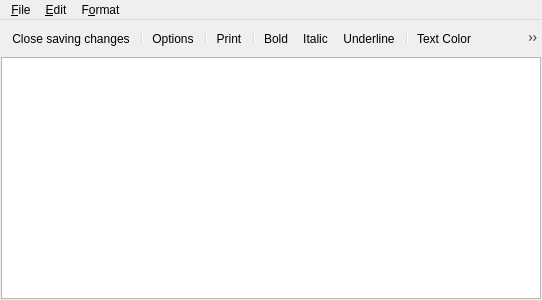
<?xml version="1.0" encoding="UTF-8"?>
<ui version="4.0">
 <class>InformationEditor</class>
 <widget class="QWidget" name="InformationEditor">
  <property name="geometry">
   <rect>
    <x>0</x>
    <y>0</y>
    <width>542</width>
    <height>300</height>
   </rect>
  </property>
  <property name="windowTitle">
   <string>Form</string>
  </property>
  <layout class="QVBoxLayout" name="verticalLayout">
   <property name="spacing">
    <number>4</number>
   </property>
   <property name="leftMargin">
    <number>1</number>
   </property>
   <property name="topMargin">
    <number>1</number>
   </property>
   <property name="rightMargin">
    <number>1</number>
   </property>
   <property name="bottomMargin">
    <number>1</number>
   </property>
   <item>
    <widget class="QMenuBar" name="menuBar">
     <widget class="QMenu" name="menuFile">
      <property name="title">
       <string>&amp;File</string>
      </property>
      <addaction name="actionLoadFile"/>
      <addaction name="actionSaveFile"/>
      <addaction name="separator"/>
      <addaction name="actionOptions"/>
      <addaction name="actionPrint"/>
      <addaction name="separator"/>
      <addaction name="actionSave"/>
      <addaction name="separator"/>
     </widget>
     <widget class="QMenu" name="menuEdit">
      <property name="title">
       <string>&amp;Edit</string>
      </property>
     </widget>
     <widget class="QMenu" name="menuF_ormat">
      <property name="title">
       <string>F&amp;ormat</string>
      </property>
      <addaction name="actionFont"/>
      <addaction name="separator"/>
      <addaction name="actionBold"/>
      <addaction name="actionItalic"/>
      <addaction name="actionUnderline"/>
      <addaction name="separator"/>
      <addaction name="actionTextColor"/>
      <addaction name="actionBackgroundColor"/>
      <addaction name="separator"/>
      <addaction name="actionAlignLeft"/>
      <addaction name="actionAlignCenter"/>
      <addaction name="actionAlignRight"/>
      <addaction name="separator"/>
      <addaction name="actionBulletedList"/>
     </widget>
     <addaction name="menuFile"/>
     <addaction name="menuEdit"/>
     <addaction name="menuF_ormat"/>
    </widget>
   </item>
   <item>
    <widget class="QToolBar" name="mainToolBar">
     <addaction name="actionSave"/>
     <addaction name="separator"/>
     <addaction name="actionOptions"/>
     <addaction name="separator"/>
     <addaction name="actionPrint"/>
     <addaction name="separator"/>
     <addaction name="actionBold"/>
     <addaction name="actionItalic"/>
     <addaction name="actionUnderline"/>
     <addaction name="separator"/>
     <addaction name="actionTextColor"/>
     <addaction name="actionBackgroundColor"/>
     <addaction name="separator"/>
     <addaction name="actionAlignLeft"/>
     <addaction name="actionAlignCenter"/>
     <addaction name="actionAlignRight"/>
     <addaction name="separator"/>
     <addaction name="actionBulletedList"/>
    </widget>
   </item>
   <item>
    <widget class="QTextEdit" name="textEdit"/>
   </item>
  </layout>
  <action name="actionSave">
   <property name="icon">
    <iconset resource="../images.qrc">
     <normaloff>:/actions/accept.png</normaloff>:/actions/accept.png</iconset>
   </property>
   <property name="text">
    <string>&amp;Close saving changes</string>
   </property>
   <property name="toolTip">
    <string>Save</string>
   </property>
  </action>
  <action name="actionPrint">
   <property name="icon">
    <iconset resource="../images.qrc">
     <normaloff>:/actions/print.png</normaloff>:/actions/print.png</iconset>
   </property>
   <property name="text">
    <string>&amp;Print</string>
   </property>
   <property name="toolTip">
    <string>Print the document</string>
   </property>
   <property name="shortcut">
    <string>Ctrl+P</string>
   </property>
  </action>
  <action name="actionOptions">
   <property name="icon">
    <iconset resource="../images.qrc">
     <normaloff>:/actions/preferences.png</normaloff>:/actions/preferences.png</iconset>
   </property>
   <property name="text">
    <string>&amp;Options</string>
   </property>
   <property name="toolTip">
    <string>Change dialog options</string>
   </property>
  </action>
  <action name="actionLoadFile">
   <property name="icon">
    <iconset resource="../images.qrc">
     <normaloff>:/actions/open.png</normaloff>:/actions/open.png</iconset>
   </property>
   <property name="text">
    <string>&amp;Load from a file</string>
   </property>
   <property name="toolTip">
    <string>Load from a file</string>
   </property>
   <property name="shortcut">
    <string>Ctrl+O</string>
   </property>
  </action>
  <action name="actionSaveFile">
   <property name="icon">
    <iconset resource="../images.qrc">
     <normaloff>:/actions/save.png</normaloff>:/actions/save.png</iconset>
   </property>
   <property name="text">
    <string>&amp;Save to a file</string>
   </property>
   <property name="toolTip">
    <string>Save to a file</string>
   </property>
   <property name="shortcut">
    <string>Ctrl+S</string>
   </property>
  </action>
  <action name="actionFont">
   <property name="icon">
    <iconset resource="../images.qrc">
     <normaloff>:/resources/font.png</normaloff>:/resources/font.png</iconset>
   </property>
   <property name="text">
    <string>&amp;Font</string>
   </property>
   <property name="toolTip">
    <string>Choose selected text font</string>
   </property>
   <property name="shortcut">
    <string>Ctrl+F</string>
   </property>
  </action>
  <action name="actionBold">
   <property name="checkable">
    <bool>true</bool>
   </property>
   <property name="icon">
    <iconset resource="../images.qrc">
     <normaloff>:/actions/text-bold.png</normaloff>:/actions/text-bold.png</iconset>
   </property>
   <property name="text">
    <string>&amp;Bold</string>
   </property>
   <property name="toolTip">
    <string>Make selected text bold</string>
   </property>
   <property name="shortcut">
    <string>Ctrl+B</string>
   </property>
  </action>
  <action name="actionItalic">
   <property name="checkable">
    <bool>true</bool>
   </property>
   <property name="icon">
    <iconset resource="../images.qrc">
     <normaloff>:/actions/text-italic.png</normaloff>:/actions/text-italic.png</iconset>
   </property>
   <property name="text">
    <string>&amp;Italic</string>
   </property>
   <property name="toolTip">
    <string>Make selected text italic</string>
   </property>
   <property name="shortcut">
    <string>Ctrl+I</string>
   </property>
  </action>
  <action name="actionUnderline">
   <property name="checkable">
    <bool>true</bool>
   </property>
   <property name="icon">
    <iconset resource="../images.qrc">
     <normaloff>:/actions/text-underlined.png</normaloff>:/actions/text-underlined.png</iconset>
   </property>
   <property name="text">
    <string>&amp;Underline</string>
   </property>
   <property name="toolTip">
    <string>Make selected text underlined</string>
   </property>
   <property name="shortcut">
    <string>Ctrl+U</string>
   </property>
  </action>
  <action name="actionTextColor">
   <property name="icon">
    <iconset resource="../images.qrc">
     <normaloff>:/resources/font.png</normaloff>:/resources/font.png</iconset>
   </property>
   <property name="text">
    <string>Text C&amp;olor</string>
   </property>
   <property name="toolTip">
    <string>Change selected text color</string>
   </property>
  </action>
  <action name="actionBackgroundColor">
   <property name="icon">
    <iconset resource="../images.qrc">
     <normaloff>:/actions/colorize.png</normaloff>:/actions/colorize.png</iconset>
   </property>
   <property name="text">
    <string>B&amp;ackground Color</string>
   </property>
   <property name="toolTip">
    <string>Change background color</string>
   </property>
  </action>
  <action name="actionBulletedList">
   <property name="checkable">
    <bool>true</bool>
   </property>
   <property name="icon">
    <iconset resource="../images.qrc">
     <normaloff>:/actions/cancel.png</normaloff>:/actions/cancel.png</iconset>
   </property>
   <property name="text">
    <string>Bull&amp;eted List</string>
   </property>
   <property name="toolTip">
    <string>Make bulleted list</string>
   </property>
  </action>
  <actiongroup name="actionAlignGroup">
   <action name="actionAlignLeft">
    <property name="checkable">
     <bool>true</bool>
    </property>
    <property name="checked">
     <bool>true</bool>
    </property>
    <property name="icon">
     <iconset resource="../images.qrc">
      <normaloff>:/actions/text-left.png</normaloff>:/actions/text-left.png</iconset>
    </property>
    <property name="text">
     <string>Align &amp;Left</string>
    </property>
    <property name="toolTip">
     <string>Left align selected text</string>
    </property>
   </action>
   <action name="actionAlignCenter">
    <property name="checkable">
     <bool>true</bool>
    </property>
    <property name="icon">
     <iconset resource="../images.qrc">
      <normaloff>:/actions/text-center.png</normaloff>:/actions/text-center.png</iconset>
    </property>
    <property name="text">
     <string>Align &amp;Center</string>
    </property>
    <property name="toolTip">
     <string>Center align selected text</string>
    </property>
   </action>
   <action name="actionAlignRight">
    <property name="checkable">
     <bool>true</bool>
    </property>
    <property name="icon">
     <iconset resource="../images.qrc">
      <normaloff>:/actions/text-right.png</normaloff>:/actions/text-right.png</iconset>
    </property>
    <property name="text">
     <string>Align &amp;Right</string>
    </property>
    <property name="toolTip">
     <string>Right align selected text</string>
    </property>
   </action>
  </actiongroup>
 </widget>
 <resources>
  <include location="../images.qrc"/>
 </resources>
 <connections>
  <connection>
   <sender>actionItalic</sender>
   <signal>triggered(bool)</signal>
   <receiver>textEdit</receiver>
   <slot>setFontItalic(bool)</slot>
   <hints>
    <hint type="sourcelabel">
     <x>-1</x>
     <y>-1</y>
    </hint>
    <hint type="destinationlabel">
     <x>270</x>
     <y>183</y>
    </hint>
   </hints>
  </connection>
  <connection>
   <sender>actionUnderline</sender>
   <signal>triggered(bool)</signal>
   <receiver>textEdit</receiver>
   <slot>setFontUnderline(bool)</slot>
   <hints>
    <hint type="sourcelabel">
     <x>-1</x>
     <y>-1</y>
    </hint>
    <hint type="destinationlabel">
     <x>270</x>
     <y>183</y>
    </hint>
   </hints>
  </connection>
 </connections>
</ui>
